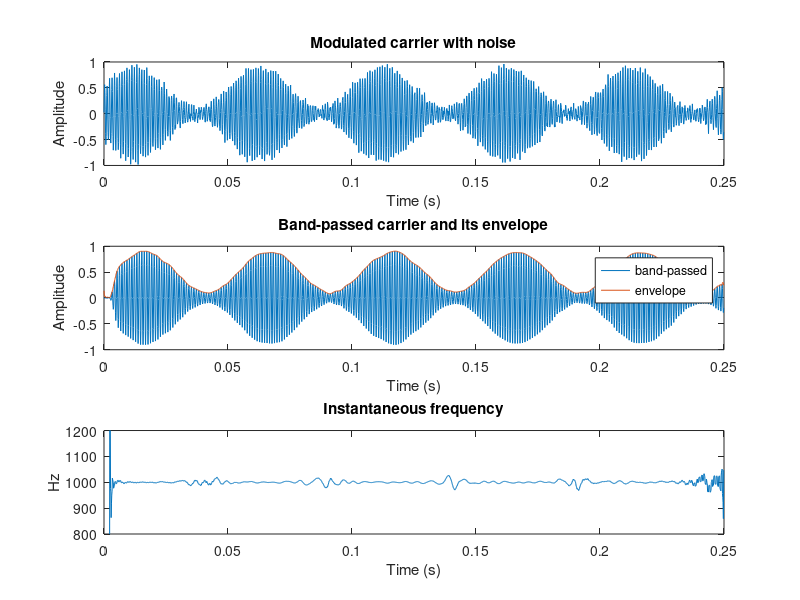

This figure's MATLAB source:
% Band-pass an amplitude-modulated carrier, then recover envelope and frequency
Fs = 8000;
t = 0:1/Fs:0.25-1/Fs;
msg = 0.5 + 0.4*sin(2*pi*20*t);
x = msg .* sin(2*pi*1000*t) + 0.05*randn(size(t));

N = 65;
bLow = fir1(N-1, 1200/(Fs/2), 'low');
bHigh = fir1(N-1, 800/(Fs/2), 'low');
b = bLow - bHigh;                 % band-pass as the difference of two low-pass designs
xb = filter(b, 1, x);

z = hilbert(xb);
env = abs(z);
phase = unwrap(angle(z));
instFreq = diff(phase) * Fs / (2*pi);

% Ignore the filter's start-up and the transform's edges
mid = 200:numel(env) - 200;
fprintf('Envelope: %.2f to %.2f (message 0.10 to 0.90)\n', min(env(mid)), max(env(mid)));
fprintf('Carrier: %.0f Hz (median instantaneous frequency)\n', median(instFreq(mid)));

subplot(3, 1, 1);
plot(t, x);
title('Modulated carrier with noise');
xlabel('Time (s)');
ylabel('Amplitude');

subplot(3, 1, 2);
plot(t, xb);
hold on;
plot(t, env);
legend('band-passed', 'envelope');
title('Band-passed carrier and its envelope');
xlabel('Time (s)');
ylabel('Amplitude');

subplot(3, 1, 3);
plot(t(2:end), instFreq);
ylim([800 1200]);
xlabel('Time (s)');
ylabel('Hz');
title('Instantaneous frequency');
